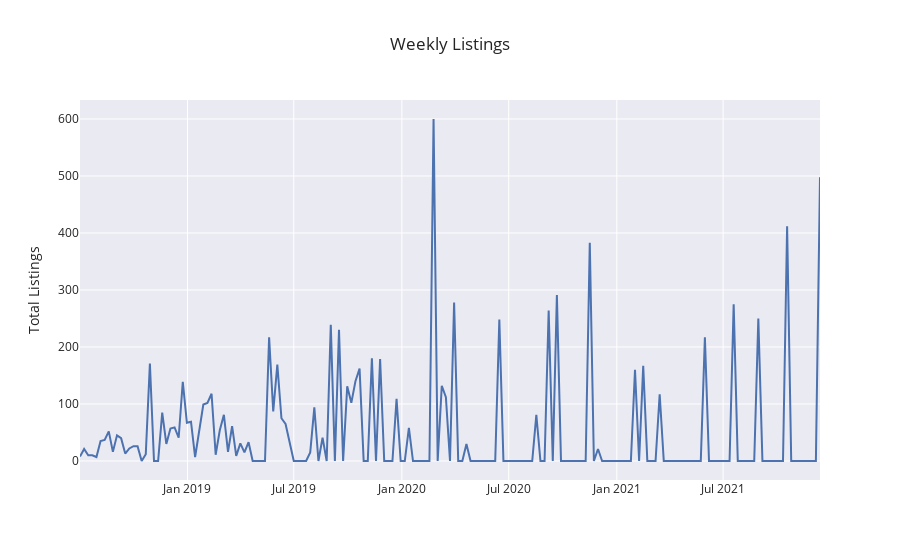

Notebook cell for this chart:
### Code cell
#Listings per week
listings=lists
listings['Date Listed'] = pd.to_datetime(lists['Date Listed'])
weeklylistings = listings.groupby(listings['Date Listed'].dt.to_period('W')).count()
weeklylistings = weeklylistings.resample('W').asfreq().fillna(0)
weeklylistingsfig = px.line(weeklylistings,x=weeklylistings.index.to_timestamp(),y='SKU', title='Weekly Listings', labels={"SKU":'Total Listings'},template='seaborn')
weeklylistingsfig.update_layout(xaxis_title=None)
weeklylistingsfig.show()

### Figure 1 — Plotly figure (JSON) as saved in the notebook; plotly's stock layout.template omitted (floating-point values rounded to 4 significant figures; data arrays with more than 128 entries replaced by an {"elided": "..."} marker saying what was removed)
{"data": [{"hovertemplate": "x=%{x}<br>Total Listings=%{y}<extra></extra>", "legendgroup": "", "line": {"color": "rgb(76,114,176)", "dash": "solid"}, "marker": {"symbol": "circle"}, "mode": "lines", "name": "", "orientation": "v", "showlegend": false, "type": "scatter", "x": {"elided": "181 str values"}, "xaxis": "x", "y": {"elided": "181 int values"}, "yaxis": "y"}], "layout": {"legend": {"tracegroupgap": 0}, "title": {"text": "Weekly Listings"}, "xaxis": {"anchor": "y", "domain": [0, 1], "title": {}}, "yaxis": {"anchor": "x", "domain": [0, 1], "title": {"text": "Total Listings"}}}}
